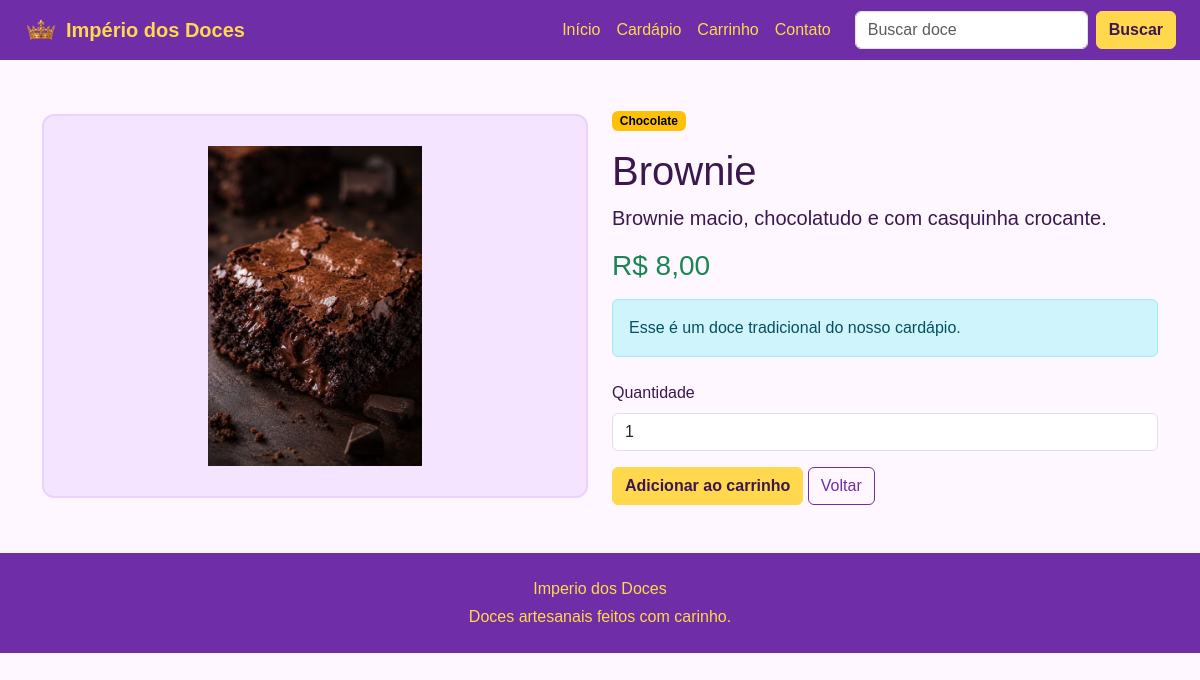
Page /produto.php?id=1 on the committed database.
### tables this page shows
CREATE TABLE IF NOT EXISTS produtos (
    id_produto INT AUTO_INCREMENT PRIMARY KEY,
    nm_produto VARCHAR(100) NOT NULL,
    ds_produto TEXT NOT NULL,
    vl_preco DECIMAL(10,2) NOT NULL,
    img_produto VARCHAR(100) NOT NULL,
    nm_categoria VARCHAR(50) NOT NULL
);

### data/produtos_banco.php (called while the page is built)
<?php
include "includes/conexao.php";
$sql = "SELECT * FROM produtos ORDER BY nm_produto";
$consulta = $pdo->prepare($sql);
$consulta->execute();
$produtos = [];
$dadosProdutos = $consulta->fetchAll(PDO::FETCH_ASSOC);
foreach ($dadosProdutos as $linha) {
    $produtos[] = [
        "id" => $linha["id_produto"],
        "nome" => $linha["nm_produto"],
        "descricao" => $linha["ds_produto"],
        "preco" => $linha["vl_preco"],
        "imagem" => $linha["img_produto"],
        "categoria" => $linha["nm_categoria"]
    ];
}

### includes/funcoes.php (called while the page is built, shortened)
<?php
function formatarPreco($preco) {
    return "R$ " . number_format($preco, 2, ",", ".");
}
function buscarProdutoPorId($produtos, $id) {
    foreach ($produtos as $produto) {
        if ($produto["id"] == $id) {
            return $produto;
        }
    }
    return null;
}
function produtoEmPromocao($preco) {
    return false;
}

### produto.php (the view, shortened to what this page needs)
<?php
include "data/produtos_banco.php";
include "includes/funcoes.php";
$id = 0;
if (isset($_GET["id"])) {
    $id = $_GET["id"];
}
$produto = buscarProdutoPorId($produtos, $id);
include "includes/header.php";
?>
<main class="container my-5">
    <?php if ($produto == null) { ?>
        <div class="alert alert-danger">
            Produto não encontrado.
        </div>
        <a href="cardapio.php" class="btn btn-warning">Voltar ao cardápio</a>
    <?php } else { ?>
        <div class="row align-items-center g-4">
            <div class="col-md-6">
                <div class="produto-detalhe-imagem">
                    <img src="assets/img/<?= $produto["imagem"]; ?>" alt="<?= $produto["nome"]; ?>">
                </div>
            </div>
            <div class="col-md-6">
                <span class="badge text-bg-warning mb-3"><?= $produto["categoria"]; ?></span>
                <h1><?= $produto["nome"]; ?></h1>
                <p class="lead"><?= $produto["descricao"]; ?></p>
                <h3 class="text-success"><?= formatarPreco($produto["preco"]); ?></h3>
                <?php if (produtoEmPromocao($produto["preco"])) { ?>
                    <div class="alert alert-success mt-3">
                        Esse é um produto especial da casa.
                    </div>
                <?php } else { ?>
                    <div class="alert alert-info mt-3">
                        Esse é um doce tradicional do nosso cardápio.
                    </div>
                <?php } ?>
                <form class="mt-4" method="POST">
                    <label for="quantidade" class="form-label">Quantidade</label>
                    <input type="number" class="form-control mb-3" id="quantidade" name="quantidade" min="1" value="1">
                    <button type="submit" class="btn btn-warning">Adicionar ao carrinho</button>
                    <a href="cardapio.php" class="btn btn-outline-primary">Voltar</a>
                </form>
            </div>
        </div>
    <?php } ?>
</main>
<?php include "includes/footer.php"; ?>

### assets/css/style.css (style rules this page uses)
body { background-color: #fff7ff; color: #3b174f; font-family: Arial, Helvetica, sans-serif; }
.btn-warning { background-color: #ffd84d; border-color: #ffd84d; color: #3b174f; font-weight: bold; }
.btn-outline-primary { border-color: #6f2da8; color: #6f2da8; }
.produto-detalhe-imagem { background-color: #f4e4ff; border: 2px solid #ead2ff; border-radius: 12px; min-height: 320px; display: flex; align-items: center; justify-content: center; padding: 30px; }
.produto-detalhe-imagem img { max-width: 100%; max-height: 320px; object-fit: contain; }

### rows in the picture
produtos: img_produto+nm_produto (picture), nm_categoria "Chocolate", nm_produto "Brownie", ds_produto "Brownie macio, chocolatudo e com casquinha crocante.", vl_preco "R$ 8,00"
